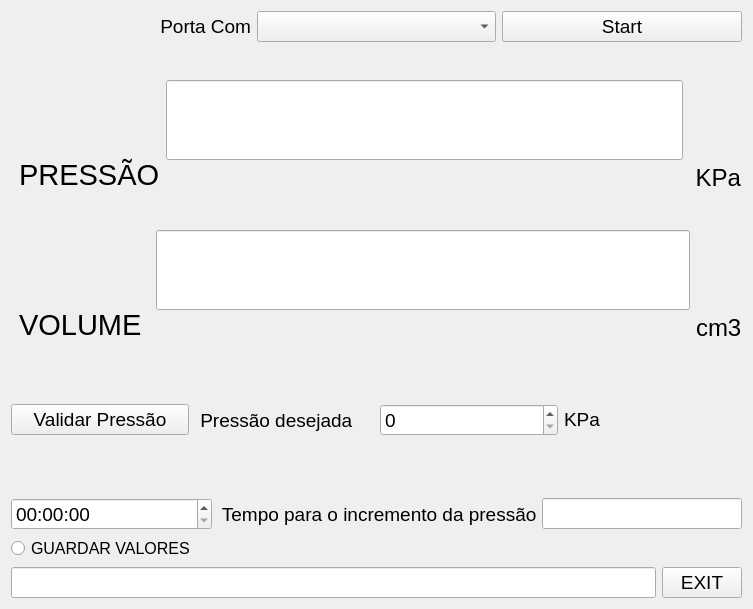
<?xml version="1.0" encoding="UTF-8"?>
<ui version="4.0">
 <class>ARDUINO</class>
 <widget class="QWidget" name="ARDUINO">
  <property name="geometry">
   <rect>
    <x>0</x>
    <y>0</y>
    <width>753</width>
    <height>609</height>
   </rect>
  </property>
  <property name="windowTitle">
   <string>ARDUINO</string>
  </property>
  <property name="inputMethodHints">
   <set>Qt::ImhExclusiveInputMask</set>
  </property>
  <layout class="QVBoxLayout" name="verticalLayout">
   <item>
    <layout class="QHBoxLayout" name="horizontalLayout">
     <item>
      <widget class="QLabel" name="label">
       <property name="font">
        <font>
         <pointsize>14</pointsize>
        </font>
       </property>
       <property name="text">
        <string>Porta Com</string>
       </property>
       <property name="alignment">
        <set>Qt::AlignRight|Qt::AlignTrailing|Qt::AlignVCenter</set>
       </property>
      </widget>
     </item>
     <item>
      <widget class="QComboBox" name="PortaCom">
       <property name="font">
        <font>
         <pointsize>14</pointsize>
        </font>
       </property>
      </widget>
     </item>
     <item>
      <widget class="QPushButton" name="btn_start">
       <property name="font">
        <font>
         <pointsize>14</pointsize>
        </font>
       </property>
       <property name="text">
        <string>Start</string>
       </property>
      </widget>
     </item>
    </layout>
   </item>
   <item>
    <layout class="QHBoxLayout" name="horizontalLayout_2">
     <item>
      <widget class="QLabel" name="label_2">
       <property name="font">
        <font>
         <pointsize>22</pointsize>
        </font>
       </property>
       <property name="text">
        <string> PRESSÃO</string>
       </property>
       <property name="alignment">
        <set>Qt::AlignBottom|Qt::AlignLeading|Qt::AlignLeft</set>
       </property>
      </widget>
     </item>
     <item>
      <widget class="QLineEdit" name="Pressao">
       <property name="font">
        <font>
         <pointsize>48</pointsize>
         <weight>50</weight>
         <bold>false</bold>
        </font>
       </property>
       <property name="cursor">
        <cursorShape>IBeamCursor</cursorShape>
       </property>
       <property name="focusPolicy">
        <enum>Qt::WheelFocus</enum>
       </property>
       <property name="layoutDirection">
        <enum>Qt::LeftToRight</enum>
       </property>
       <property name="autoFillBackground">
        <bool>false</bool>
       </property>
       <property name="maxLength">
        <number>32766</number>
       </property>
       <property name="frame">
        <bool>true</bool>
       </property>
       <property name="echoMode">
        <enum>QLineEdit::Normal</enum>
       </property>
       <property name="cursorPosition">
        <number>0</number>
       </property>
       <property name="alignment">
        <set>Qt::AlignRight|Qt::AlignTrailing|Qt::AlignVCenter</set>
       </property>
       <property name="dragEnabled">
        <bool>false</bool>
       </property>
       <property name="readOnly">
        <bool>false</bool>
       </property>
       <property name="cursorMoveStyle">
        <enum>Qt::VisualMoveStyle</enum>
       </property>
      </widget>
     </item>
     <item>
      <widget class="QLabel" name="label_4">
       <property name="font">
        <font>
         <pointsize>18</pointsize>
        </font>
       </property>
       <property name="text">
        <string> KPa</string>
       </property>
       <property name="alignment">
        <set>Qt::AlignBottom|Qt::AlignLeading|Qt::AlignLeft</set>
       </property>
      </widget>
     </item>
    </layout>
   </item>
   <item>
    <layout class="QHBoxLayout" name="horizontalLayout_3">
     <item>
      <widget class="QLabel" name="label_3">
       <property name="font">
        <font>
         <pointsize>22</pointsize>
        </font>
       </property>
       <property name="text">
        <string> VOLUME </string>
       </property>
       <property name="alignment">
        <set>Qt::AlignBottom|Qt::AlignLeading|Qt::AlignLeft</set>
       </property>
      </widget>
     </item>
     <item>
      <widget class="QLineEdit" name="Volume">
       <property name="font">
        <font>
         <pointsize>48</pointsize>
        </font>
       </property>
      </widget>
     </item>
     <item>
      <widget class="QLabel" name="label_5">
       <property name="font">
        <font>
         <pointsize>18</pointsize>
        </font>
       </property>
       <property name="text">
        <string>cm3</string>
       </property>
       <property name="alignment">
        <set>Qt::AlignBottom|Qt::AlignLeading|Qt::AlignLeft</set>
       </property>
      </widget>
     </item>
    </layout>
   </item>
   <item>
    <layout class="QHBoxLayout" name="horizontalLayout_4">
     <item>
      <widget class="QPushButton" name="btn_set">
       <property name="font">
        <font>
         <pointsize>14</pointsize>
        </font>
       </property>
       <property name="focusPolicy">
        <enum>Qt::NoFocus</enum>
       </property>
       <property name="text">
        <string>Validar Pressão</string>
       </property>
      </widget>
     </item>
     <item>
      <widget class="QLabel" name="label_6">
       <property name="enabled">
        <bool>true</bool>
       </property>
       <property name="font">
        <font>
         <pointsize>14</pointsize>
        </font>
       </property>
       <property name="focusPolicy">
        <enum>Qt::NoFocus</enum>
       </property>
       <property name="contextMenuPolicy">
        <enum>Qt::DefaultContextMenu</enum>
       </property>
       <property name="layoutDirection">
        <enum>Qt::RightToLeft</enum>
       </property>
       <property name="text">
        <string> Pressão desejada</string>
       </property>
       <property name="wordWrap">
        <bool>true</bool>
       </property>
      </widget>
     </item>
     <item>
      <widget class="QSpinBox" name="SetPressao">
       <property name="font">
        <font>
         <pointsize>14</pointsize>
        </font>
       </property>
       <property name="layoutDirection">
        <enum>Qt::LeftToRight</enum>
       </property>
       <property name="accelerated">
        <bool>true</bool>
       </property>
       <property name="maximum">
        <number>2000</number>
       </property>
      </widget>
     </item>
     <item>
      <widget class="QLabel" name="label_8">
       <property name="font">
        <font>
         <pointsize>14</pointsize>
        </font>
       </property>
       <property name="focusPolicy">
        <enum>Qt::WheelFocus</enum>
       </property>
       <property name="toolTipDuration">
        <number>-1</number>
       </property>
       <property name="accessibleDescription">
        <string/>
       </property>
       <property name="layoutDirection">
        <enum>Qt::RightToLeft</enum>
       </property>
       <property name="inputMethodHints">
        <set>Qt::ImhFormattedNumbersOnly|Qt::ImhPreferNumbers</set>
       </property>
       <property name="text">
        <string>KPa</string>
       </property>
      </widget>
     </item>
    </layout>
   </item>
   <item>
    <layout class="QHBoxLayout" name="horizontalLayout_5">
     <property name="spacing">
      <number>5</number>
     </property>
     <property name="sizeConstraint">
      <enum>QLayout::SetNoConstraint</enum>
     </property>
     <item>
      <widget class="QTimeEdit" name="timeEdit">
       <property name="font">
        <font>
         <pointsize>14</pointsize>
        </font>
       </property>
      </widget>
     </item>
     <item>
      <widget class="QLabel" name="label_7">
       <property name="font">
        <font>
         <pointsize>14</pointsize>
        </font>
       </property>
       <property name="text">
        <string> Tempo para o incremento da pressão</string>
       </property>
      </widget>
     </item>
     <item>
      <widget class="QLineEdit" name="Hora_atual">
       <property name="sizePolicy">
        <sizepolicy hsizetype="Preferred" vsizetype="Fixed">
         <horstretch>0</horstretch>
         <verstretch>0</verstretch>
        </sizepolicy>
       </property>
       <property name="font">
        <font>
         <pointsize>14</pointsize>
        </font>
       </property>
       <property name="focusPolicy">
        <enum>Qt::WheelFocus</enum>
       </property>
       <property name="acceptDrops">
        <bool>false</bool>
       </property>
      </widget>
     </item>
    </layout>
   </item>
   <item>
    <widget class="QRadioButton" name="radioButton">
     <property name="enabled">
      <bool>true</bool>
     </property>
     <property name="sizePolicy">
      <sizepolicy hsizetype="Fixed" vsizetype="Fixed">
       <horstretch>0</horstretch>
       <verstretch>0</verstretch>
      </sizepolicy>
     </property>
     <property name="font">
      <font>
       <pointsize>12</pointsize>
       <weight>50</weight>
       <bold>false</bold>
      </font>
     </property>
     <property name="text">
      <string>GUARDAR VALORES</string>
     </property>
     <property name="iconSize">
      <size>
       <width>20</width>
       <height>20</height>
      </size>
     </property>
    </widget>
   </item>
   <item>
    <layout class="QHBoxLayout" name="HZ_Layout2">
     <item>
      <widget class="QLineEdit" name="NomeFicheiro">
       <property name="font">
        <font>
         <pointsize>14</pointsize>
        </font>
       </property>
      </widget>
     </item>
     <item>
      <widget class="QPushButton" name="Exit">
       <property name="font">
        <font>
         <pointsize>14</pointsize>
        </font>
       </property>
       <property name="text">
        <string>EXIT</string>
       </property>
       <property name="checkable">
        <bool>false</bool>
       </property>
      </widget>
     </item>
    </layout>
   </item>
  </layout>
 </widget>
 <resources/>
 <connections/>
</ui>
